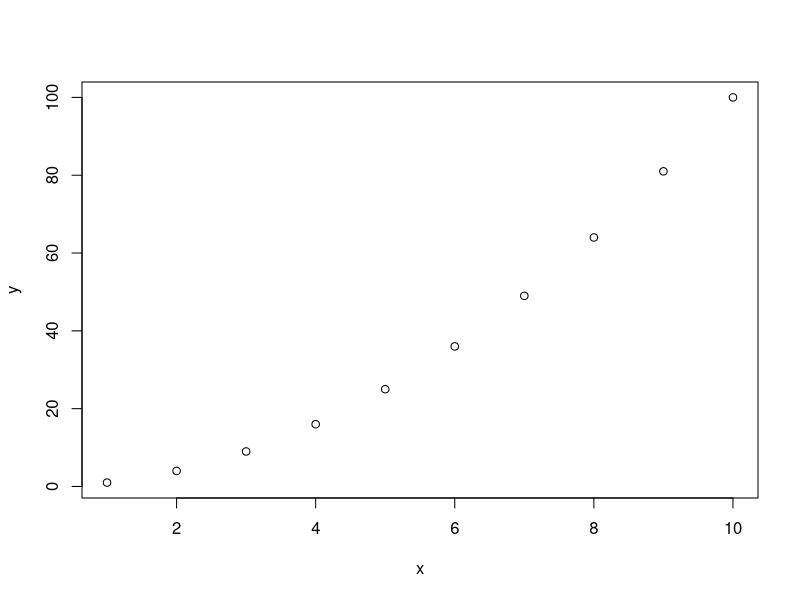
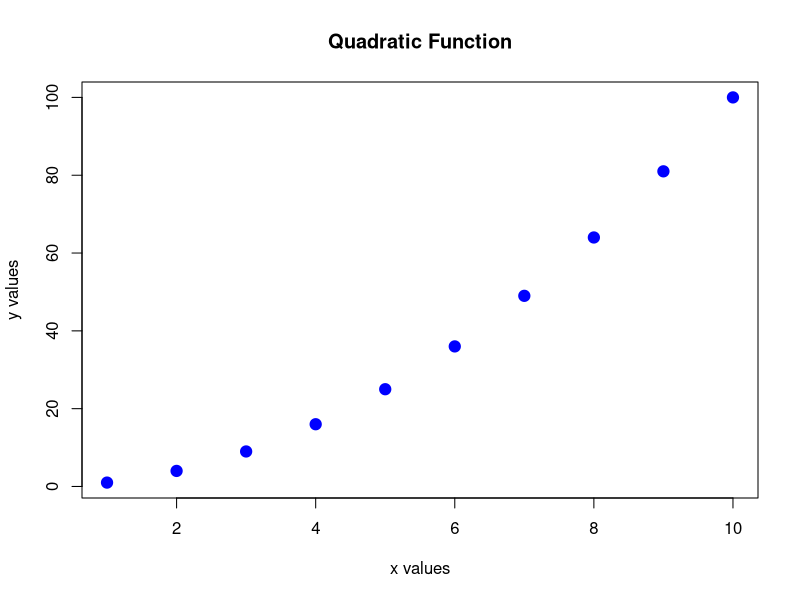
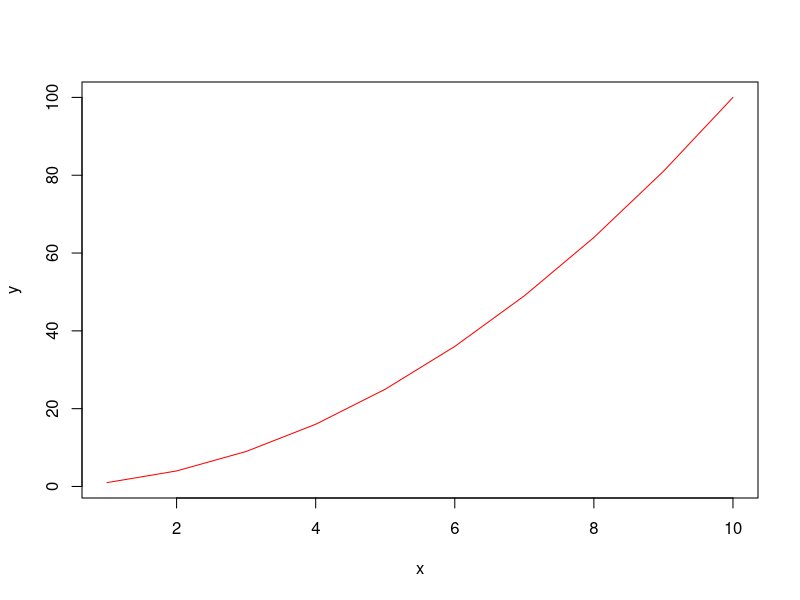
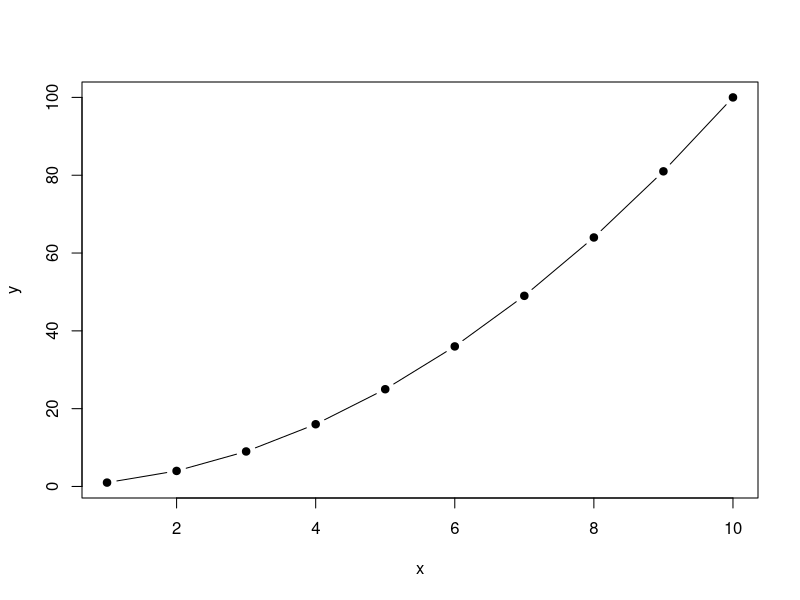
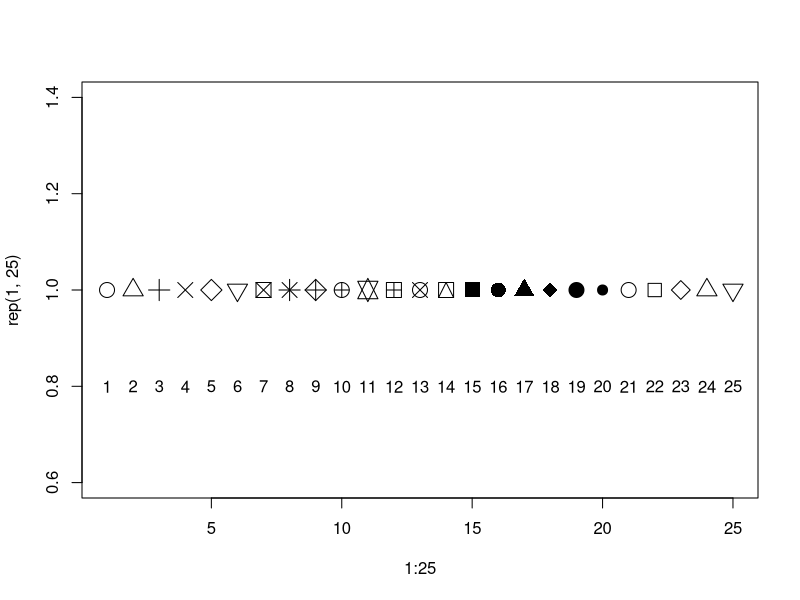
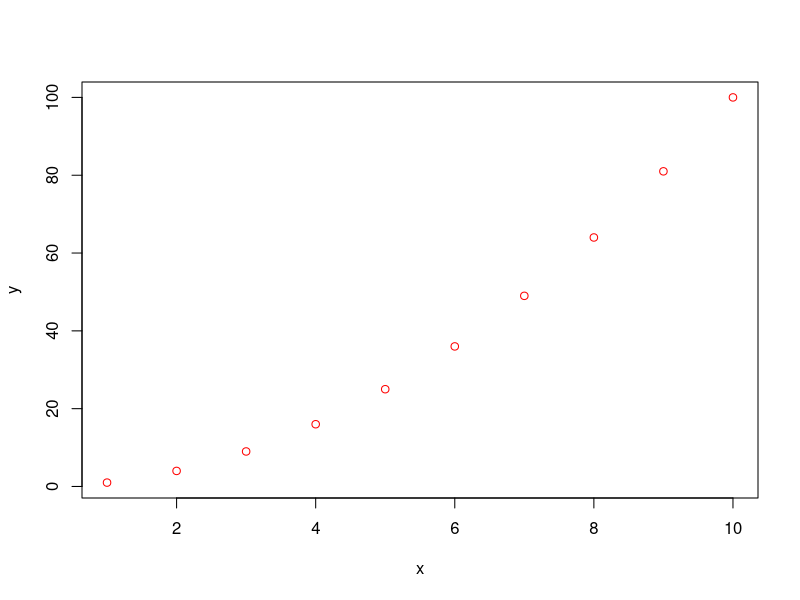
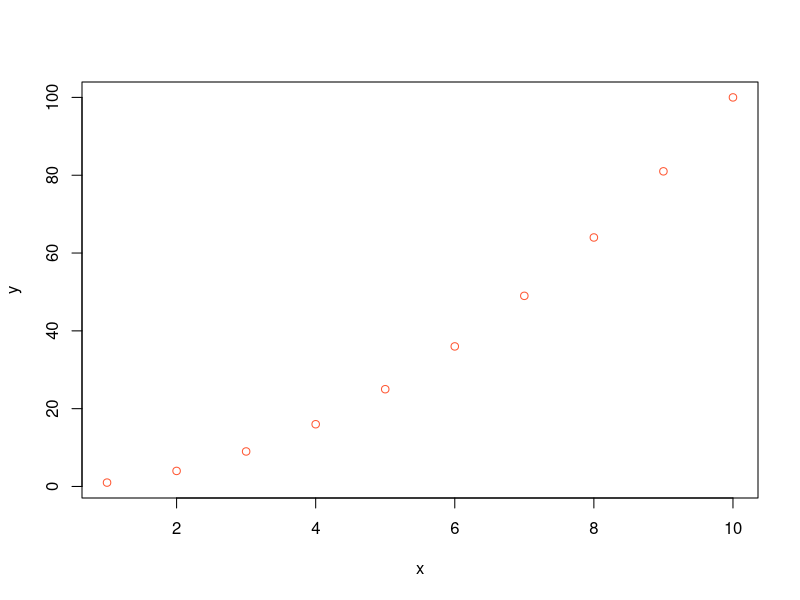
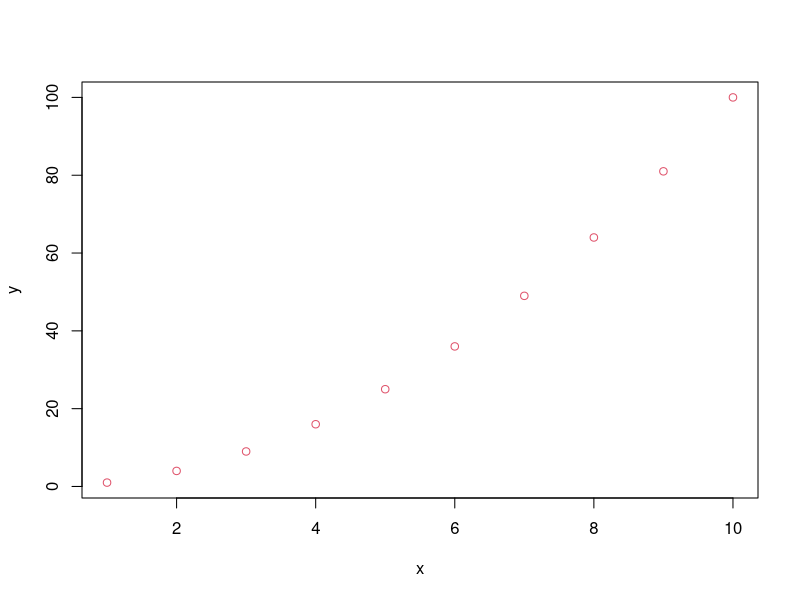

These charts were generated, in order, by the following R code:
## ---- chunk 1
# Simple scatter plot
x <- 1:10
y <- x^2
plot(x, y)

# Customized plot
plot(x, y,
  main = "Quadratic Function",    # Title
  xlab = "x values",              # X-axis label
  ylab = "y values",              # Y-axis label
  pch = 19,                       # Point character (solid circle)
  col = "blue",                   # Color
  cex = 1.5                       # Point size
)
## ---- chunk 2
# Line plot
plot(x, y, type = "l", col = "red")

# Both points and lines
plot(x, y, type = "b", pch = 19)

# Common type values:
# "p" = points (default)
# "l" = lines
# "b" = both
# "o" = overplotted
# "h" = histogram-like
# "s" = stairs
# "n" = no plotting (just axes)
## ---- chunk 3
# All point types
plot(1:25, rep(1, 25), pch = 1:25, cex = 2)
text(1:25, rep(0.8, 25), labels = 1:25)

# Colors
plot(x, y, col = "red")           # Named color
plot(x, y, col = "#FF5733")       # Hex color
plot(x, y, col = 2)               # Color index

# Color palettes
colors <- rainbow(10)
plot(1:10, col = colors, pch = 19, cex = 3)
## ---- chunk 4
# Base plot
x <- seq(-3, 3, length.out = 100)
y <- dnorm(x)
plot(x, y, type = "l", main = "Standard Normal Distribution")

# Add points
points(0, dnorm(0), pch = 19, col = "red", cex = 2)

# Add lines
abline(v = 0, col = "gray", lty = 2)  # Vertical line
abline(h = 0, col = "gray", lty = 2)  # Horizontal line

# Add text
text(0, dnorm(0) + 0.02, "Mean", pos = 3)

# Add legend
legend("topright",
       legend = c("Density", "Mean"),
       col = c("black", "red"),
       lty = c(1, NA),
       pch = c(NA, 19))

# Add arrows
arrows(-2, 0.2, -1, dnorm(-1), length = 0.1)
## ---- chunk 5
# Generate data
set.seed(123)
data <- rnorm(1000, mean = 50, sd = 10)

# Histogram
hist(data, breaks = 30,
     main = "Distribution of Values",
     xlab = "Value",
     col = "lightblue",
     border = "white")

# Add density curve
hist(data, breaks = 30, probability = TRUE,
     main = "Histogram with Density",
     xlab = "Value",
     col = "lightblue")
lines(density(data), col = "red", lwd = 2)
## ---- chunk 6
# Generate data
group1 <- rnorm(100, mean = 50, sd = 10)
group2 <- rnorm(100, mean = 55, sd = 8)
group3 <- rnorm(100, mean = 45, sd = 12)

# Create box plot
boxplot(list(Group1 = group1, Group2 = group2, Group3 = group3),
        main = "Comparison of Groups",
        ylab = "Value",
        col = c("red", "green", "blue"))

# Horizontal box plot
boxplot(group1, group2, group3,
        names = c("A", "B", "C"),
        horizontal = TRUE,
        col = "lightgreen")
## ---- chunk 7
# Simple bar plot
counts <- c(12, 8, 15, 6)
names(counts) <- c("A", "B", "C", "D")
barplot(counts, col = "steelblue")

# Grouped bar plot
data <- matrix(c(12, 8, 15, 6, 9, 11), nrow = 2)
barplot(data,
        beside = TRUE,
        col = c("darkblue", "red"),
        legend.text = c("Group 1", "Group 2"))
## ---- chunk 8
# Layout multiple plots
par(mfrow = c(2, 2))  # 2 rows, 2 columns

plot(rnorm(100), main = "Plot 1")
plot(runif(100), main = "Plot 2")
hist(rnorm(100), main = "Plot 3")
boxplot(rnorm(100), main = "Plot 4")

par(mfrow = c(1, 1))  # Reset to single plot
## ---- chunk 9
library(ggplot2)

# Sample data
df <- data.frame(
  x = 1:10,
  y = (1:10)^2,
  group = rep(c("A", "B"), each = 5)
)

# Basic ggplot
ggplot(df, aes(x = x, y = y)) +
  geom_point()

# Customized plot
ggplot(df, aes(x = x, y = y, color = group)) +
  geom_point(size = 3) +
  geom_line() +
  labs(title = "Quadratic Growth",
       x = "Input",
       y = "Output") +
  theme_minimal()
## ---- chunk 10
# Scatter plot
ggplot(df, aes(x, y)) + geom_point()

# Line plot
ggplot(df, aes(x, y)) + geom_line()

# Bar plot
df_cat <- data.frame(category = c("A", "B", "C"), value = c(10, 20, 15))
ggplot(df_cat, aes(category, value)) + geom_bar(stat = "identity")

# Histogram
ggplot(data.frame(x = rnorm(1000)), aes(x)) + geom_histogram(bins = 30)

# Density plot
ggplot(data.frame(x = rnorm(1000)), aes(x)) + geom_density()

# Box plot
ggplot(data.frame(group = rep(c("A", "B"), each = 50),
                  value = c(rnorm(50), rnorm(50, mean = 2))),
       aes(group, value)) + geom_boxplot()

# Smooth line with confidence interval
ggplot(df, aes(x, y)) + geom_point() + geom_smooth()
## ---- chunk 11
# Create sample data
data <- data.frame(
  x = rep(1:10, 2),
  y = c(1:10, (1:10)^1.2),
  group = rep(c("Linear", "Power"), each = 10),
  size = rep(c(2, 4), each = 10)
)

# Aesthetic mappings
ggplot(data, aes(x = x, y = y)) +
  geom_point(aes(color = group, size = size)) +
  geom_line(aes(linetype = group))

# Manual scales
ggplot(data, aes(x, y, color = group)) +
  geom_point(size = 3) +
  scale_color_manual(values = c("red", "blue"))
## ---- chunk 12
# Create faceted data
facet_data <- data.frame(
  x = rep(1:10, 6),
  y = c(rep(1:10, 3), rep((1:10)^1.5, 3)),
  group = rep(c("A", "B", "C"), each = 20),
  type = rep(c("Linear", "Power"), each = 10, times = 3)
)

# Facet by one variable
ggplot(facet_data, aes(x, y)) +
  geom_point() +
  facet_wrap(~ group)

# Facet by two variables
ggplot(facet_data, aes(x, y, color = group)) +
  geom_point() +
  facet_grid(type ~ group)
## ---- chunk 13
p <- ggplot(df, aes(x, y)) + geom_point()

# Built-in themes
p + theme_gray()      # Default
p + theme_bw()        # Black and white
p + theme_minimal()   # Minimal
p + theme_classic()   # Classic

# Custom theme
p + theme(
  plot.title = element_text(size = 20, face = "bold"),
  axis.title = element_text(size = 14),
  axis.text = element_text(size = 12),
  panel.background = element_rect(fill = "lightgray"),
  panel.grid.major = element_line(color = "white")
)
